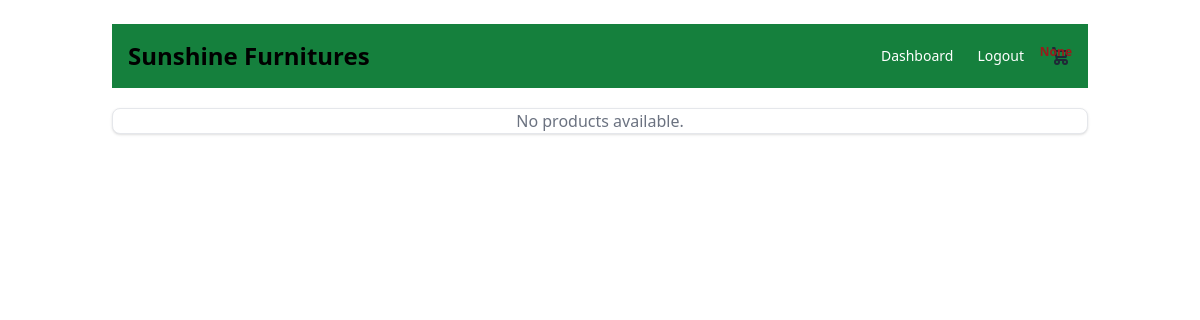
Page / (signed in) on the earlier database version.
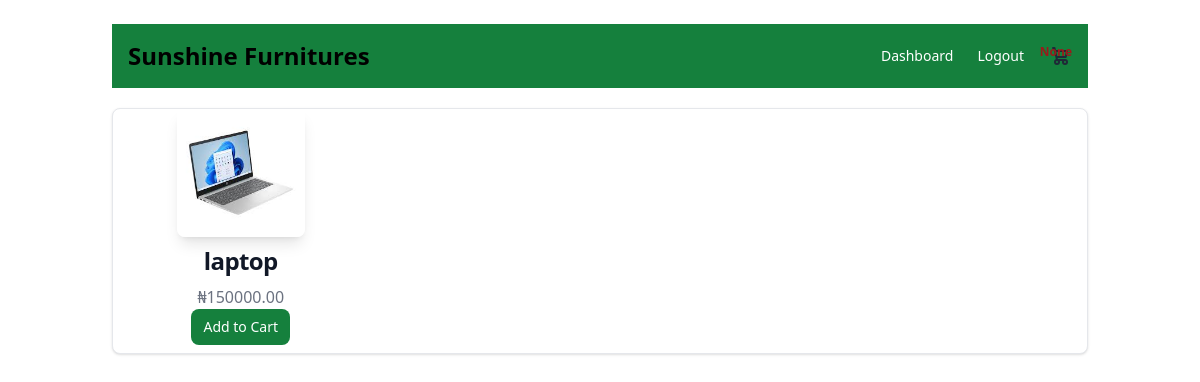
Same page on the later database version.
### Store/models.py (models this page shows, shortened)
class Product(models.Model):
    store = models.ForeignKey(Mystore, on_delete=models.CASCADE)
    name = models.CharField(max_length=50)
    price = models.PositiveIntegerField(default=1)
    description = models.CharField(max_length=100)
    image = models.ImageField(upload_to='productimages')

### User/views.py (the view)
# urls.py: path('',views.index, name='index' ),
@login_required
def index(request):
    cart_count = Cart.objects.filter(user=request.user).aggregate(Sum('quantity'))['quantity__sum']
    products = Product.objects.all()
    store = Mystore.objects.filter(owner=request.user)
    return render(request, "User/index.html", {"cart_count": cart_count, 'products': products, 'store': store})

### User/templates/User/index.html (shortened to what this page needs)
{% extends "User/base.html"%}
{% block content %}
<nav class="bg-green-700 border-white dark:bg-green-900">
    <div class="flex flex-wrap justify-between items-center mx-auto max-w-screen-xl p-4">
        <a href="https://flowbite.com" class="flex items-center space-x-3 rtl:space-x-reverse">
            <span class="self-center text-2xl font-semibold whitespace-nowrap dark:text-white">Sunshine Furnitures</span>
        </a>
        <div class="flex items-center space-x-6 rtl:space-x-reverse">
            {% if user.is_authenticated %}
            {%if request.user.role == "buyer"%}
            <a href="{% url "buyerdashboard"%}" class="text-sm  text-white dark:text-white hover:underline">Dashboard</a>
            {%endif%}
            <a href="{% url "logout"%}" class="text-sm  text-white dark:text-white hover:underline">Logout</a>
            {% else %}
                <a href="{% url "signup"%}" class="text-sm  text-white dark:text-white hover:underline">Create Account</a>
                <a href="{% url "signin"%}" class="text-sm  text-white dark:text-white hover:underline">Login</a>
            {% endif %}
            <a href="{% url 'view_cart' %}" class="relative inline-block">
              <span class="text-xs text-red-800 absolute top-0 font-bold right-0">{{cart_count}}</span>
            </a>
        </div>
    </div>
</nav>
<div class="bg-white border border-gray-200 mt-5 grid grid-cols-1 sm:grid-cols-2 lg:grid-cols-4 gap-4 px-4 rounded-lg shadow">
    {% for product in products %}
    <div class="border-gray-200">
        <a href="{% url "product_detail" product.id%}">
            <img class="w-32 h-32 object-cover mx-auto rounded-lg shadow-lg" src="{{ product.image.url|default:'#' }}" alt="{{ product.name }}" />
        </a>
        <div class="p-2 text-center">
            <a href="{% url "product_detail" product.id%}">
                <h5 class="mb-2 text-2xl font-bold tracking-tight text-gray-900">{{ product.name }}</h5>
            </a>
            <p class="text-gray-500">₦{{ product.price|floatformat:2 }}</p>
            <form action="{% url 'add_to_cart' product.id %}" method="POST">
                <button type="submit" class="inline-flex items-center px-3 py-2 text-sm font-medium text-center text-white bg-green-700 rounded-lg hover:bg-green-800 focus:ring-4 focus:outline-none focus:ring-green-300 dark:bg-green-600 dark:hover:bg-green-700 dark:focus:ring-green-800">
                    Add to Cart
                </button>
            </form>
        </div>
    </div>
    {% empty %}
    <p class="text-center col-span-full text-gray-500">No products available.</p>
    {% endfor %}
</div>
</div>
{% endblock content %}

Differences in the rows shown:
added Product: image (picture), name "laptop", price "150000.00"
Other differences:
text no longer shown: "No products available."
